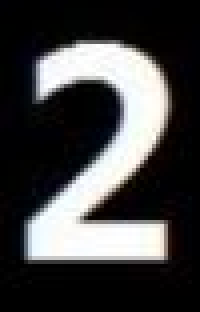
#> input picture 问天/视觉/OpenCV-Python/Code/5_Counter/picture_1.jpg, 50 x 78 px (shown 4 times larger)
$ python area.py
#> lines starting #> are read from the running program, lines starting #| are printed output that depends on the picture; after the words box and inside, x2 and y2 are one past the last pixel; in counts of white or black regions, pixels touching at a corner belong together
import cv2
import numpy as np

img = cv2.imread('picture_1.jpg')
#> img is the input picture: shape (78, 50, 3); mean B, G, R 67.6, 67.2, 67.5
gray = cv2.cvtColor(img, cv2.COLOR_BGR2GRAY)
ret, binary = cv2.threshold(gray, 127, 255, cv2.THRESH_BINARY)
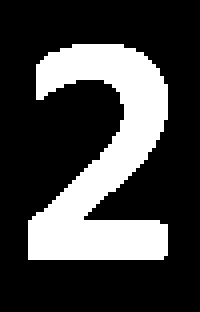
#> binary: shape (78, 50) (shown 4 times larger); 26.5% white; 1 white region

counter, hierarchy = cv2.findContours(
    binary, cv2.RETR_TREE, cv2.CHAIN_APPROX_SIMPLE)
#> counter = 1 contour; box (x1, y1, x2, y2) and area: (7, 11, 42, 65) 933

# 图像矩方法求面积
## M = cv2.moments(counter[0])
## print(M['m00'])

# 函数方法求面积
S = cv2.contourArea(counter[0])
#> S = 933
print(S)
#| 933.0

$ run again, with 问天/视觉/OpenCV-Python/Code/5_Counter/picture_3.jpg copied over 问天/视觉/OpenCV-Python/Code/5_Counter/picture_1.jpg
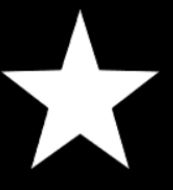
#> input picture 问天/视觉/OpenCV-Python/Code/5_Counter/picture_3.jpg, 173 x 190 px
#> img is the input picture: shape (190, 173, 3); min 0, max 255, mean 65.9
#> `ret, binary = cv2.threshold(gray, 127, 255, cv2.THRESH_BINARY)`:
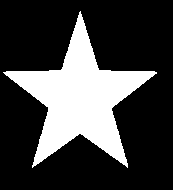
#> binary: shape (190, 173); 25.8% white; 1 white region
#> counter = 1 contour; box (x1, y1, x2, y2) and area: (3, 11, 157, 168) 8224
#> S = 8224.5
#| 8224.5

$ run again, with 问天/视觉/OpenCV-Python/Code/5_Counter/picture_4.jpg copied over 问天/视觉/OpenCV-Python/Code/5_Counter/picture_1.jpg
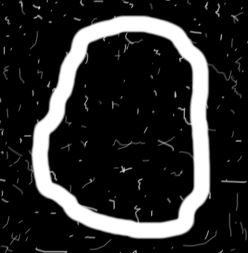
#> input picture 问天/视觉/OpenCV-Python/Code/5_Counter/picture_4.jpg, 248 x 253 px
#> img is the input picture: shape (253, 248, 3); min 0, max 255, mean 43.9
#> `ret, binary = cv2.threshold(gray, 127, 255, cv2.THRESH_BINARY)`:
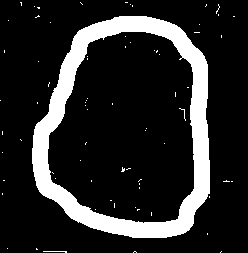
#> binary: shape (253, 248); 16.1% white; 73 white regions (71 under 20 px)
#> counter = 74 contours, 72 with area under 20; largest, box (x1, y1, x2, y2) and area: (32, 16, 210, 238) 31743, (47, 31, 195, 224) 22478
#> S = 0
#| 0.0
